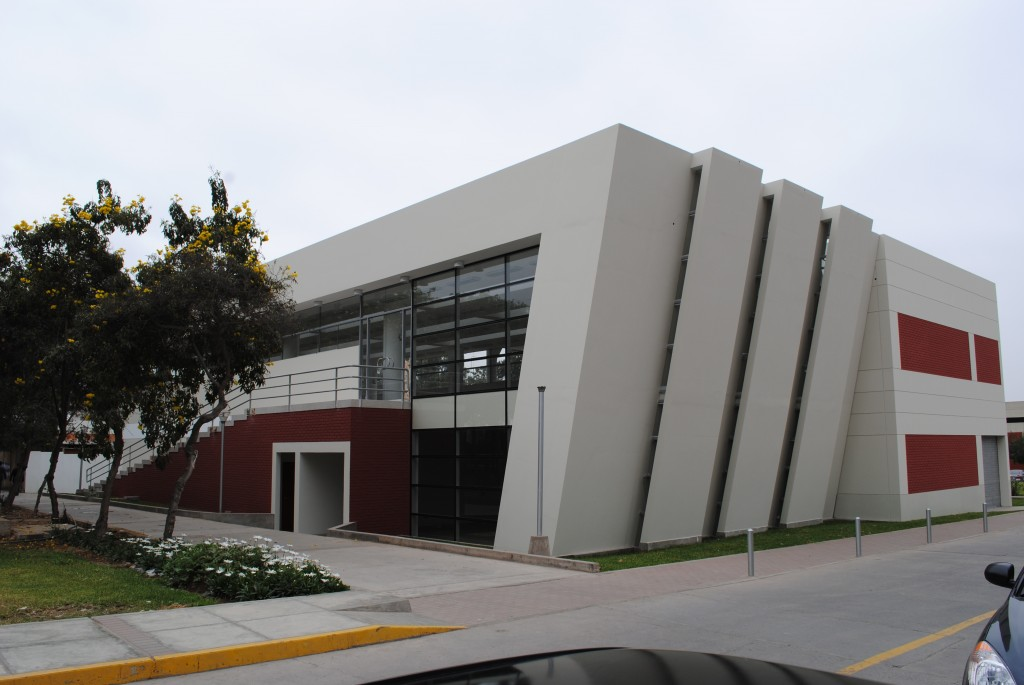
#> input picture SEMANA 3/IMG1.jpg, 1024 x 685 px
$ jupyter execute '3.5 Notebook LUT y ecualizador.ipynb'   (shell and % lines are left out)
#> lines starting #> are read from the running program, lines starting #| are printed output that depends on the picture
## Actividad de Histogramas y LUT

[cell 1]
import numpy as np
import skimage
from skimage.io import imread
import matplotlib.pyplot as plt

En ejercicios pasados implementamos algunas transformaciones de niveles de intensidad en imágenes en escala de grises. En este ejercio, trabajaremos con una forma de implementar esto que se conoce como Look-up table.

**Por ejemplo:**

Esta transformación permite convertir una imagen de negativo->positivo (y viceversa). La ecuación que define está transformación se puede ver a continuación.

$I'_{x,y} = 255-I_{x,y}$

Cabe resaltar, que al aplicar esta transformación, el nivel de intensidad de cada pixel será reemplazado con el resultado de 255 menos el nivel de intensidad original.

Otra forma de realizar esta misma transformación de intensidad es usar un $LUT$ (lookup table), una suerte de diccionario, que mapea un valor de intensidad en la imagen al valor por el que será transformado. La ecuación a continuación muestra como es realizada la transformación usando un LUT.

$I'_{x,y} = LUT[I_{x,y}]$

Por ejemplo el diccionario (en una arreglo de numpy) para crear la transformación anterior (de negativo a positivo) sería así

[cell 2]
LUT = 255-np.arange(256)
print(LUT)

A continuación, se le solicita implementar un función que reciba una imagen en escala de grises y un arreglo de 256 (LUT - lookup table) tal que la imagen resultante sea transformada usando la regla $I'_{x,y} = LUT[I_{x,y}]$. Es decir, para cada pixel de la imagen (que puede tener un valor entre 0 y 255) se busca en la table LUT el valor por el que se reemplazará.

**Recomendación**: Usar una imagen intermedia (o auxiliar) para construir la respuesta en varios pasos.

### Creación del LUT y función de aplicación

Implemente la función a continuación

[cell 3]
def aplicar(im, LUT):
    assert im.ndim == 2  #verificamos que sea una imagen en escala de grises
    assert LUT.shape==(256,) #verificamos que el arreglo

    ###### Implementar aquí ############
    im=LUT[im]

    ####################################
    return im

A continuación leeremos una imagen (y la transformamos a negativo)

[cell 4]
#revisar
import gdown
import zipfile

# Descargar archivo desde Google Drive
file_id = "1P30B1qHtk-mZJudONuQp4axFbLWhLzqP"
url = f"https://drive.google.com/uc?id={file_id}"

output = "IMG1.jpg"
gdown.download(url, output, quiet=False)
#> (this line was passed over: gdown is not available in this run)

[cell 5]
im = imread('IMG1.jpg')[:,:,0]
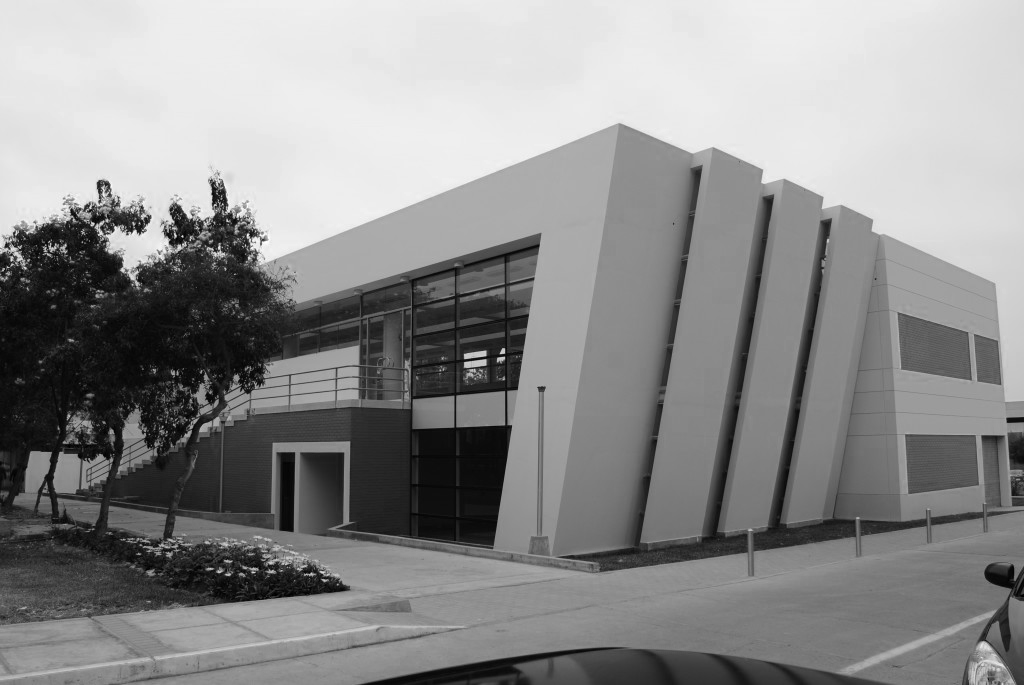
#> im: shape (685, 1024); min 0, max 255, mean 141.1
plt.imshow(im, cmap='gray')

y aplicaremos la transformación

[cell 6]
plt.imshow(aplicar(im, LUT), cmap='gray')
#> in aplicar, `im=LUT[im]`:
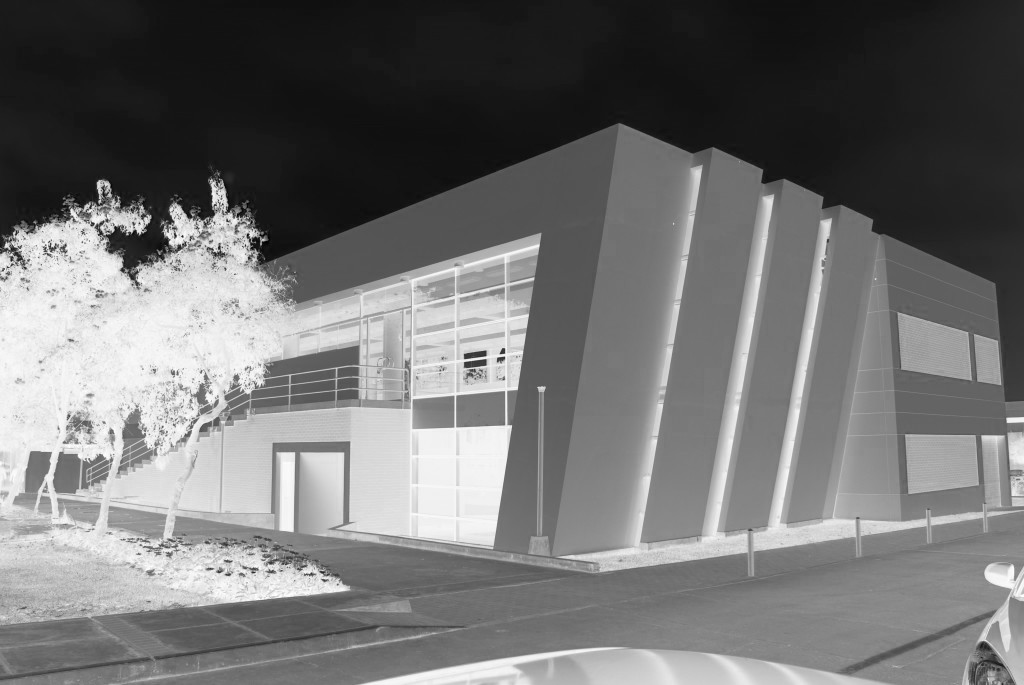
#> im: shape (685, 1024) int64; min 0, max 255, mean 113.9

### Implementando una transformación de intensidad

Crear un algoritmo que tome 6 parámetros (corte1, corte2, vmin, v1, v2, vmax) y genere un LUT que sea básicamente la línea que conecta los siguientes puntos:

*   (0, vmin)
*   (corte1, v1)
*   (corte2, v2)
*   (255, vmax)

Recuerde que vmin puede ser mayor que vmax (como en el caso de la transformación que lleva de negativo -> positivo), sin embargo considere que 0 < corte1 < corte2 < 255, aunque no tiene que realizar ninguna validación.

Puede ver la función de transferencia en la imagen a continuación

**Recomendación** puede usar la función `np.linspace`.

[cell 7]
#@title Crear LUT { run: "auto" }
corte1 = 64 #@param {type:"slider", min:0, max:255, step:1}
corte2 = 131 #@param {type:"slider", min:0, max:255, step:1}
vmin = 93 #@param {type:"slider", min:0, max:255, step:1}
v1 = 7 #@param {type:"slider", min:0, max:255, step:1}
v2 = 77 #@param {type:"slider", min:0, max:255, step:1}
vmax = 27 #@param {type:"slider", min:0, max:255, step:1}
def generar_LUT(corte1, corte2, vmin, v1, v2, vmax):
    ########desarrollar aqui###############
    ## Puede asumir que 0 < corte1 < corte2 < 255

    LUT = np.concatenate([
                           np.linspace(vmin, v1, corte1),
                           np.linspace(v1, v2, corte2-corte1),
                           np.linspace(v2, vmax, 256-corte2)
                         ])

    ################################
    return LUT

A continuación, esta función puede mostrar la gráfica de función de transferencias de nuestra transformación

[cell 8]
plt.figure()
plt.title("Transformación de intensidad")
plt.xlim(0, 255)
plt.ylim(0, 255)
plt.xlabel("Nivel de Intensidad")
plt.ylabel("Nivel de Intensidad resultante")
plt.plot(generar_LUT(corte1, corte2, vmin, v1, v2, vmax))
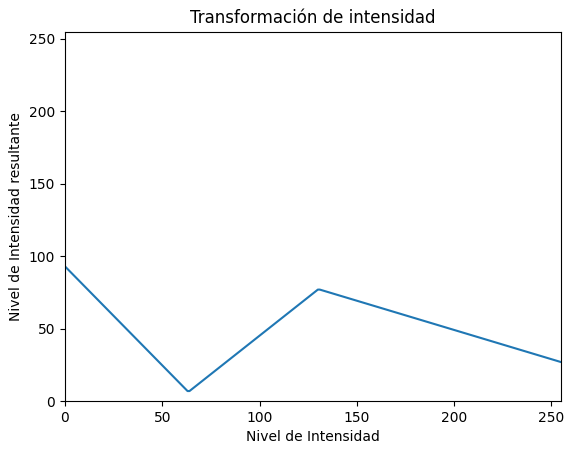
#> figure drawn by matplotlib, 1 panel; curve peaks at x = 0, y = 93

[cell 9]
plt.imshow(aplicar(im, generar_LUT(corte1, corte2, vmin, v1, v2, vmax)), cmap='gray')
#> in aplicar (call 2), `im=LUT[im]`:
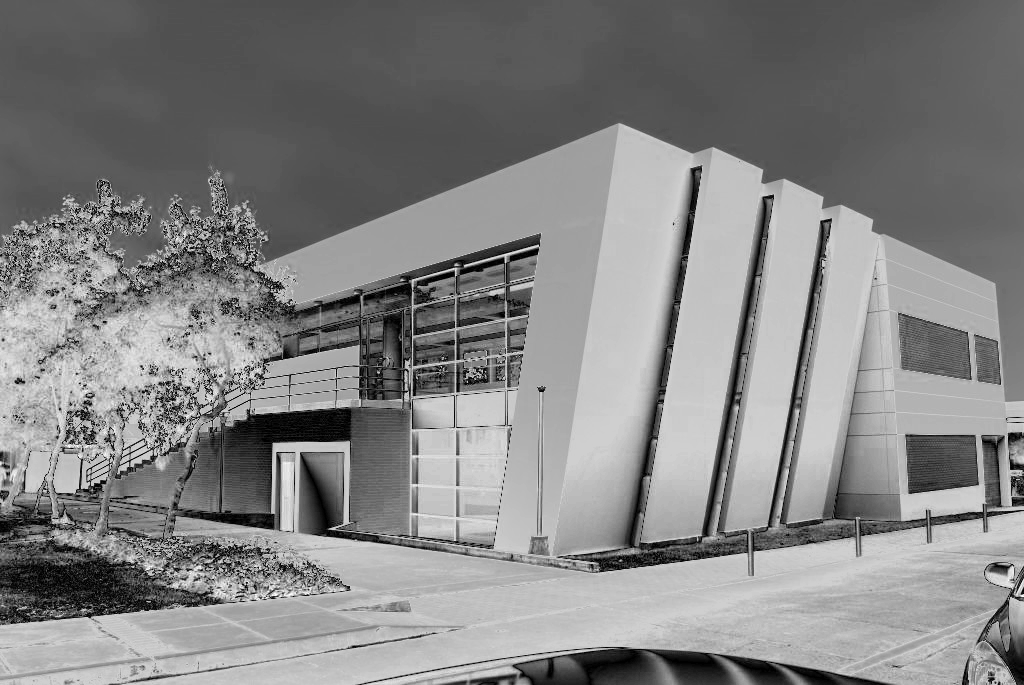
#> im: shape (685, 1024) float64; min 7, max 93, mean 51.5; drawn with min black and max white
